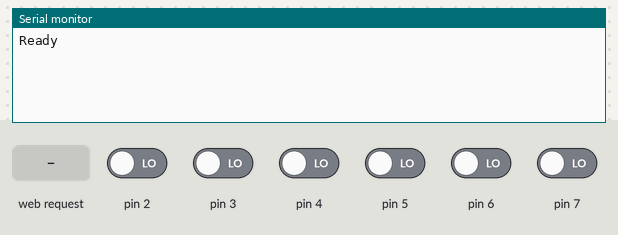
A sketch run on a simulated Arduino Uno, built with avr-gcc and run on an emulated ATmega328P. On the bench: the last lines printed to the serial monitor. The inputs (shaded band) are chosen by the test bench; at power-on: pin 2–7 LOW. WiFi joins after 1.5 s; servers stay silent unless stated.

Above: at 1.2 s.
1.3 s: HTTP request GET /analog received
At 2.1 s:
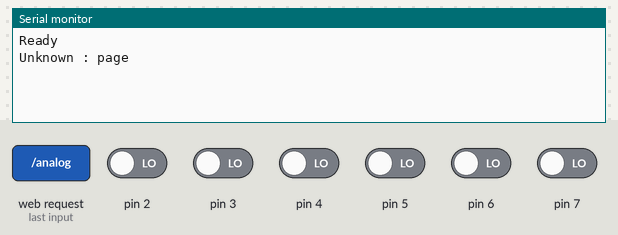
2.8 s: HTTP request GET /digital received
At 3.3 s:
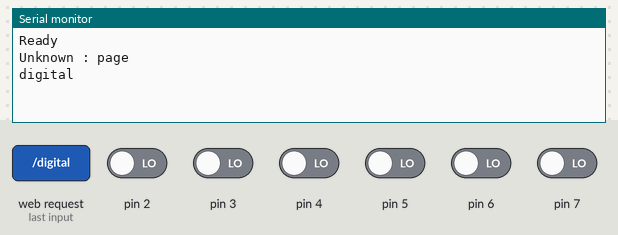

The sketch:

WebServerMultiPage.ino
```cpp
/*
 * WebServerMultiPage
 *
 * Respond to requests in the URL to view digital and analog output ports
 *
 * http://192.168.1.100/analog/   displays analog pin data
 * http://192.168.1.100/digital/  displays digital pin data
*/

#include <SPI.h>
#include <Ethernet.h>
#include <TextFinder.h>

byte mac[] = { 0x90, 0xA2, 0xDA, 0x0B, 0x00, 0x26 }; // endereço MAC
IPAddress ip(192,168,1,100); // endereço IP do EthernetShield na rede

EthernetServer server(80); // declarar o Server
EthernetClient client; // declarar Client
char buffer[8]; // make this buffer big enough to hold requested page names


void setup()
{
  Serial.begin(9600);
  Ethernet.begin(mac, ip);
  server.begin();
  Serial.println("Ready");
}

void loop()
{
  EthernetClient client = server.available();
  if (client) {
    TextFinder  finder(client );
    while (client.connected()) {
      if (client.available()) {
        if( finder.find("GET ") ) {
          // look for the page name
          if(finder.getString( "/", "/", buffer, sizeof(buffer) ))
          {
            if(strcmp(buffer, "analog") == 0)
              showAnalog(client);
            else if(strcmp(buffer, "digital") == 0)
              showDigital(client);
            else
              unknownPage(client, buffer);
          }
        }
        Serial.println();
        break;
      }
    }
    // give the web browser time to receive the data
    delay(1);
    client.stop();
  }
}

void showAnalog(EthernetClient client)
{
  Serial.println("analog");
  sendHeader(client);
  client.println("<h1>Analog Pins</h1>");
  // output the value of each analog input pin

  for (int i = 0; i < 6; i++) {
    client.print("analog pin ");
    client.print(i);
    client.print(" = ");
    client.print(analogRead(i));
    client.println("<br />");
  }
}

void showDigital(EthernetClient client)
{
  Serial.println("digital");
  sendHeader(client);
  client.println("<h1>Digital Pins</h1>");
  // show the value of digital pins
  for (int i = 2; i < 8; i++) {
    pinMode(i, INPUT);
    client.print("digital pin ");
    client.print(i);
    client.print(" is ");
    if(digitalRead(i) == LOW)
      client.print("LOW");
    else
      client.print("HIGH");
    client.println("<br />");
  }
  client.println("</body></html>");
}

void unknownPage(EthernetClient client, char *page)
{
  Serial.print("Unknown : ");
  Serial.println("page");

  sendHeader(client);
  client.println("<h1>Unknown Page</h1>");
  client.println(page);
  client.println("</body></html>");
}

void sendHeader(EthernetClient client)
{
  // send a standard http response header
  client.println("HTTP/1.1 200 OK");
  client.println("Content-Type: text/html");
  client.println();
  client.println("<html><head><title>Web server multi-page Example</title>");
  client.println("<body>");
}
```

Measured:
- after the input at 1.3 s, the serial monitor: prints a new line at once (image 1)
- after the input at 2.8 s, the serial monitor: prints a new line at once (image 2)
